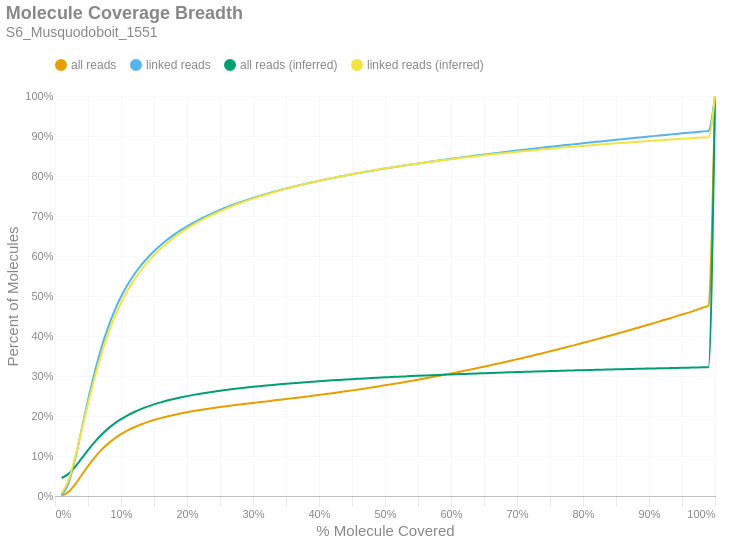

Source (notebook cell):
### Markdown cell above
### Molecule Read Coverage
This chart shows molecule coverage breadth as computed by the number of bases aligned to that molecule. In other words, "*how much of each unique long molecule is actually sequenced/aligned?*" Keep in mind there is a distinction between sequences and alignments, since some sequences belonging to a particular molecule may not align well and wouldn't appear in the alignment data. This chart also shows molecule coverage breadth as computed by the *inferred fragment* from which the aligned sequences originate. Unlike read coverage, this calculation takes into account the total insert size, including unsequenced gaps between the forward and reverse reads. Like the previous figures, these are cumulative percents.

### Code cell
if SKIPLR:
    print_html(f"Skipped")
else:
    binned_df = consolidated_hist(valids['coverage_bp'], mask, 0.01, True)
    binned_df_inf = consolidated_hist(valids['coverage_inserts'], mask, 0.01, True)
    binned_df = binned_df.with_columns(pl.lit(binned_df_inf['all reads (cumsum)']).alias('all reads (inferred)'))
    binned_df = binned_df.with_columns(pl.lit(binned_df_inf['linked reads (cumsum)']).alias('linked reads (inferred)'))
    binned_df = binned_df.with_columns(
        (pl.col('bin').cast(pl.Float64) + 0.01).alias('right_edge')
    )

    with SafeRender(binned_df):
        (
            density_plot(binned_df, 'Molecule Coverage Breadth', samplename, 'molcov', ['all reads (inferred)','linked reads (inferred)'])
            .encode(
                #x=alt.X('bin:Q', title="% Molecule Covered").axis(format = '%').scale(padding=0),
                x=alt.X('right_edge:Q', title="% Molecule Covered").axis(format='%').scale(padding=0),
                y=alt.Y('value:Q', title='Percent of Molecules')
                    .axis(format='%')
                    .stack(False)
                    .scale(domainMin=0, padding=0),
                color=alt.Color("key:N").scale(domain = ["all reads", "linked reads", "all reads (inferred)", "linked reads (inferred)"]),
                tooltip = [
                    alt.Tooltip("key:N", title = "Data Type"),
                    alt.Tooltip("range_label:N", title="% Molecule Covered"),
                    alt.Tooltip("value:Q", format = ".2%", title="% Molecules")
                ]
            )
        ).display()

### Figure 1 — Vega-Lite specification as saved in the notebook (floating-point values rounded to 4 significant figures)
{"width": "container", "height": 400, "config": {"title": {"anchor": "start", "dy": -15, "fontSize": 18, "color": "#888888", "subtitleColor": "#888888", "subtitleFontSize": 14}, "arc": {"fill": "#0072B2"}, "axis": {"domainColor": "#888888", "domainWidth": 0.5, "gridWidth": 0.2, "grid": false, "titleFontWeight": 400, "titleFontSize": 15, "labelFontSize": 11, "labelColor": "#888888", "tickColor": "#888888", "tickWidth": 0.2, "titleColor": "#888888"}, "axisBand": {"grid": false}, "axisX": {"grid": true, "tickSize": 10, "domainCap": "round"}, "axisY": {"domain": false, "grid": true, "tickSize": 0, "domainCap": "round"}, "background": "transparent", "header": {"labelFontSize": 15, "labelColor": "#888888", "titleFontSize": 15, "titleFontWeight": 600, "titleColor": "#888888"}, "legend": {"labelFont": "sans-serif", "labelFontSize": 12, "labelColor": "#888888", "symbolSize": 100, "symbolType": "circle", "titleFontSize": 12, "titlePadding": 10, "titleColor": "#888888", "title": null, "orient": "top"}, "range": {"category": ["#E69F00", "#56B4E9", "#009E73", "#F0E442", "#0072B2", "#D55E00", "#CC79A7", "#000000"], "diverging": ["#cfe8f3", "#a2d4ec", "#73bfe2", "#46abdb", "#1696d2", "#12719e"]}, "area": {"fill": "#0072B2", "fillOpacity": 0.7, "line": true, "strokeOpacity": 0.7}, "line": {"color": "#0072B2", "stroke": "#0072B2", "strokeWidth": 2}, "trail": {"color": "#0072B2", "stroke": "#0072B2", "strokeWidth": 0, "size": 1}, "point": {"filled": true, "fillOpacity": 1.0, "size": 95}, "text": {"color": "#888888", "fontSize": 11, "align": "right", "fontWeight": 400, "size": 11}, "bar": {"fill": "#0072B2", "stroke": null}, "view": {"stroke": null, "continuousWidth": 660, "continuousHeight": 400}}, "data": {"name": "data-001b8e5a0faa74cc0f387b3dd7e1ca81"}, "mark": {"type": "line", "interpolate": "monotone", "point": {"opacity": 0, "size": 275}}, "encoding": {"color": {"field": "key", "scale": {"domain": ["all reads", "linked reads", "all reads (inferred)", "linked reads (inferred)"]}, "type": "nominal"}, "tooltip": [{"field": "key", "title": "Data Type", "type": "nominal"}, {"field": "range_label", "title": "% Molecule Covered", "type": "nominal"}, {"field": "value", "format": ".2%", "title": "% Molecules", "type": "quantitative"}], "x": {"axis": {"format": "%"}, "field": "right_edge", "scale": {"padding": 0}, "title": "% Molecule Covered", "type": "quantitative"}, "y": {"axis": {"format": "%"}, "field": "value", "scale": {"domainMin": 0, "padding": 0}, "stack": false, "title": "Percent of Molecules", "type": "quantitative"}}, "params": [{"name": "param_c36ac31b6afebe62", "select": {"type": "point", "fields": ["key"]}, "bind": "legend"}], "title": {"text": "Molecule Coverage Breadth", "subtitle": "S6_Musquodoboit_1551"}, "transform": [{"fold": ["all reads (cumsum)", "linked reads (cumsum)", "all reads (inferred)", "linked reads (inferred)"]}, {"calculate": "replace(datum.key, ' (cumsum)', '')", "as": "key"}, {"filter": {"param": "param_c36ac31b6afebe62"}}], "usermeta": {"embedOptions": {"downloadFileName": "S6_Musquodoboit_1551.molcov"}}, "$schema": "https://vega.github.io/schema/vega-lite/v6.1.0.json", "datasets": {"data-001b8e5a0faa74cc0f387b3dd7e1ca81": [{"bin": "0.0", "interval": "0.0-0.01", "all reads": 0.0008704, "linked reads": 0.002396, "all reads (cumsum)": 0.0008704, "linked reads (cumsum)": 0.002396, "range_label": "0.0-0.01", "all reads (inferred)": 0.04505, "linked reads (inferred)": 0.007329, "right_edge": 0.01}, {"bin": "0.01", "interval": "0.01-0.02", "all reads": 0.008908, "linked reads": 0.02798, "all reads (cumsum)": 0.009779, "linked reads (cumsum)": 0.03038, "range_label": "0.01-0.02", "all reads (inferred)": 0.05468, "linked reads (inferred)": 0.03747, "right_edge": 0.02}, {"bin": "0.02", "interval": "0.02-0.03", "all reads": 0.01839, "linked reads": 0.05894, "all reads (cumsum)": 0.02817, "linked reads (cumsum)": 0.08932, "range_label": "0.02-0.03", "all reads (inferred)": 0.07209, "linked reads (inferred)": 0.09328, "right_edge": 0.03}, {"bin": "0.03", "interval": "0.03-0.04", "all reads": 0.02311, "linked reads": 0.07457, "all reads (cumsum)": 0.05128, "linked reads (cumsum)": 0.1639, "range_label": "0.03-0.04", "all reads (inferred)": 0.09319, "linked reads (inferred)": 0.1615, "right_edge": 0.04}, {"bin": "0.04", "interval": "0.04-0.05", "all reads": 0.02333, "linked reads": 0.07547, "all reads (cumsum)": 0.07461, "linked reads (cumsum)": 0.2394, "range_label": "0.04-0.05", "all reads (inferred)": 0.1146, "linked reads (inferred)": 0.2309, "right_edge": 0.05}, {"bin": "0.05", "interval": "0.05-0.06", "all reads": 0.02139, "linked reads": 0.06925, "all reads (cumsum)": 0.09601, "linked reads (cumsum)": 0.3086, "range_label": "0.05-0.06", "all reads (inferred)": 0.1346, "linked reads (inferred)": 0.2958, "right_edge": 0.06}, {"bin": "0.06", "interval": "0.06-0.07", "all reads": 0.01865, "linked reads": 0.06039, "all reads (cumsum)": 0.1147, "linked reads (cumsum)": 0.369, "range_label": "0.06-0.07", "all reads (inferred)": 0.1524, "linked reads (inferred)": 0.3535, "right_edge": 0.07}, {"bin": "0.07", "interval": "0.07-0.08", "all reads": 0.01566, "linked reads": 0.05073, "all reads (cumsum)": 0.1303, "linked reads (cumsum)": 0.4197, "range_label": "0.07-0.08", "all reads (inferred)": 0.1678, "linked reads (inferred)": 0.4034, "right_edge": 0.08}, {"bin": "0.08", "interval": "0.08-0.09", "all reads": 0.01318, "linked reads": 0.04265, "all reads (cumsum)": 0.1435, "linked reads (cumsum)": 0.4624, "range_label": "0.08-0.09", "all reads (inferred)": 0.181, "linked reads (inferred)": 0.4463, "right_edge": 0.09}, {"bin": "0.09", "interval": "0.09-0.1", "all reads": 0.01105, "linked reads": 0.03571, "all reads (cumsum)": 0.1546, "linked reads (cumsum)": 0.4981, "range_label": "0.09-0.1", "all reads (inferred)": 0.1922, "linked reads (inferred)": 0.4825, "right_edge": 0.1}, {"bin": "0.1", "interval": "0.1-0.11", "all reads": 0.009274, "linked reads": 0.02991, "all reads (cumsum)": 0.1638, "linked reads (cumsum)": 0.528, "range_label": "0.1-0.11", "all reads (inferred)": 0.2018, "linked reads (inferred)": 0.5135, "right_edge": 0.11}, {"bin": "0.11", "interval": "0.11-0.12", "all reads": 0.007994, "linked reads": 0.02576, "all reads (cumsum)": 0.1718, "linked reads (cumsum)": 0.5538, "range_label": "0.11-0.12", "all reads (inferred)": 0.21, "linked reads (inferred)": 0.5403, "right_edge": 0.12}, {"bin": "0.12", "interval": "0.12-0.13", "all reads": 0.006834, "linked reads": 0.02201, "all reads (cumsum)": 0.1787, "linked reads (cumsum)": 0.5758, "range_label": "0.12-0.13", "all reads (inferred)": 0.2173, "linked reads (inferred)": 0.5637, "right_edge": 0.13}, {"bin": "0.13", "interval": "0.13-0.14", "all reads": 0.005996, "linked reads": 0.01929, "all reads (cumsum)": 0.1847, "linked reads (cumsum)": 0.5951, "range_label": "0.13-0.14", "all reads (inferred)": 0.2236, "linked reads (inferred)": 0.5842, "right_edge": 0.14}, {"bin": "0.14", "interval": "0.14-0.15", "all reads": 0.005289, "linked reads": 0.01701, "all reads (cumsum)": 0.1899, "linked reads (cumsum)": 0.6121, "range_label": "0.14-0.15", "all reads (inferred)": 0.2292, "linked reads (inferred)": 0.6022, "right_edge": 0.15}, {"bin": "0.15", "interval": "0.15-0.16", "all reads": 0.004686, "linked reads": 0.015, "all reads (cumsum)": 0.1946, "linked reads (cumsum)": 0.6271, "range_label": "0.15-0.16", "all reads (inferred)": 0.2341, "linked reads (inferred)": 0.6182, "right_edge": 0.16}, {"bin": "0.16", "interval": "0.16-0.17", "all reads": 0.004234, "linked reads": 0.01355, "all reads (cumsum)": 0.1989, "linked reads (cumsum)": 0.6406, "range_label": "0.16-0.17", "all reads (inferred)": 0.2386, "linked reads (inferred)": 0.6327, "right_edge": 0.17}, {"bin": "0.17", "interval": "0.17-0.18", "all reads": 0.0038, "linked reads": 0.01212, "all reads (cumsum)": 0.2027, "linked reads (cumsum)": 0.6527, "range_label": "0.17-0.18", "all reads (inferred)": 0.2427, "linked reads (inferred)": 0.6458, "right_edge": 0.18}, {"bin": "0.18", "interval": "0.18-0.19", "all reads": 0.003519, "linked reads": 0.0112, "all reads (cumsum)": 0.2062, "linked reads (cumsum)": 0.6639, "range_label": "0.18-0.19", "all reads (inferred)": 0.2463, "linked reads (inferred)": 0.6577, "right_edge": 0.19}, {"bin": "0.19", "interval": "0.19-0.2", "all reads": 0.003225, "linked reads": 0.01021, "all reads (cumsum)": 0.2094, "linked reads (cumsum)": 0.6742, "range_label": "0.19-0.2", "all reads (inferred)": 0.2497, "linked reads (inferred)": 0.6686, "right_edge": 0.2}, {"bin": "0.2", "interval": "0.2-0.21", "all reads": 0.002969, "linked reads": 0.009372, "all reads (cumsum)": 0.2124, "linked reads (cumsum)": 0.6835, "range_label": "0.2-0.21", "all reads (inferred)": 0.2528, "linked reads (inferred)": 0.6786, "right_edge": 0.21}, {"bin": "0.21", "interval": "0.21-0.22", "all reads": 0.002785, "linked reads": 0.008754, "all reads (cumsum)": 0.2152, "linked reads (cumsum)": 0.6923, "range_label": "0.21-0.22", "all reads (inferred)": 0.2557, "linked reads (inferred)": 0.6879, "right_edge": 0.22}, {"bin": "0.22", "interval": "0.22-0.23", "all reads": 0.002585, "linked reads": 0.008093, "all reads (cumsum)": 0.2177, "linked reads (cumsum)": 0.7004, "range_label": "0.22-0.23", "all reads (inferred)": 0.2583, "linked reads (inferred)": 0.6963, "right_edge": 0.23}, {"bin": "0.23", "interval": "0.23-0.24", "all reads": 0.002447, "linked reads": 0.007597, "all reads (cumsum)": 0.2202, "linked reads (cumsum)": 0.708, "range_label": "0.23-0.24", "all reads (inferred)": 0.2608, "linked reads (inferred)": 0.7044, "right_edge": 0.24}, {"bin": "0.24", "interval": "0.24-0.25", "all reads": 0.00229, "linked reads": 0.007073, "all reads (cumsum)": 0.2225, "linked reads (cumsum)": 0.715, "range_label": "0.24-0.25", "all reads (inferred)": 0.2632, "linked reads (inferred)": 0.712, "right_edge": 0.25}, {"bin": "0.25", "interval": "0.25-0.26", "all reads": 0.002182, "linked reads": 0.006699, "all reads (cumsum)": 0.2247, "linked reads (cumsum)": 0.7217, "range_label": "0.25-0.26", "all reads (inferred)": 0.2653, "linked reads (inferred)": 0.7188, "right_edge": 0.26}, {"bin": "0.26", "interval": "0.26-0.27", "all reads": 0.002088, "linked reads": 0.006321, "all reads (cumsum)": 0.2268, "linked reads (cumsum)": 0.7281, "range_label": "0.26-0.27", "all reads (inferred)": 0.2674, "linked reads (inferred)": 0.7255, "right_edge": 0.27}, {"bin": "0.27", "interval": "0.27-0.28", "all reads": 0.002025, "linked reads": 0.006037, "all reads (cumsum)": 0.2288, "linked reads (cumsum)": 0.7341, "range_label": "0.27-0.28", "all reads (inferred)": 0.2694, "linked reads (inferred)": 0.7318, "right_edge": 0.28}, {"bin": "0.28", "interval": "0.28-0.29", "all reads": 0.001963, "linked reads": 0.005646, "all reads (cumsum)": 0.2307, "linked reads (cumsum)": 0.7397, "range_label": "0.28-0.29", "all reads (inferred)": 0.2712, "linked reads (inferred)": 0.7377, "right_edge": 0.29}, {"bin": "0.29", "interval": "0.29-0.3", "all reads": 0.001942, "linked reads": 0.005367, "all reads (cumsum)": 0.2327, "linked reads (cumsum)": 0.7451, "range_label": "0.29-0.3", "all reads (inferred)": 0.273, "linked reads (inferred)": 0.7434, "right_edge": 0.3}, {"bin": "0.3", "interval": "0.3-0.31", "all reads": 0.001918, "linked reads": 0.005101, "all reads (cumsum)": 0.2346, "linked reads (cumsum)": 0.7502, "range_label": "0.3-0.31", "all reads (inferred)": 0.2747, "linked reads (inferred)": 0.7488, "right_edge": 0.31}, {"bin": "0.31", "interval": "0.31-0.32", "all reads": 0.001925, "linked reads": 0.004903, "all reads (cumsum)": 0.2365, "linked reads (cumsum)": 0.7551, "range_label": "0.31-0.32", "all reads (inferred)": 0.2763, "linked reads (inferred)": 0.7539, "right_edge": 0.32}, {"bin": "0.32", "interval": "0.32-0.33", "all reads": 0.00194, "linked reads": 0.00468, "all reads (cumsum)": 0.2385, "linked reads (cumsum)": 0.7598, "range_label": "0.32-0.33", "all reads (inferred)": 0.2778, "linked reads (inferred)": 0.7588, "right_edge": 0.33}, {"bin": "0.33", "interval": "0.33-0.34", "all reads": 0.001939, "linked reads": 0.00451, "all reads (cumsum)": 0.2404, "linked reads (cumsum)": 0.7643, "range_label": "0.33-0.34", "all reads (inferred)": 0.2793, "linked reads (inferred)": 0.7635, "right_edge": 0.34}, {"bin": "0.34", "interval": "0.34-0.35", "all reads": 0.001949, "linked reads": 0.004298, "all reads (cumsum)": 0.2424, "linked reads (cumsum)": 0.7686, "range_label": "0.34-0.35", "all reads (inferred)": 0.2807, "linked reads (inferred)": 0.768, "right_edge": 0.35}, {"bin": "0.35", "interval": "0.35-0.36", "all reads": 0.001992, "linked reads": 0.004158, "all reads (cumsum)": 0.2443, "linked reads (cumsum)": 0.7728, "range_label": "0.35-0.36", "all reads (inferred)": 0.282, "linked reads (inferred)": 0.7723, "right_edge": 0.36}, {"bin": "0.36", "interval": "0.36-0.37", "all reads": 0.002015, "linked reads": 0.003928, "all reads (cumsum)": 0.2464, "linked reads (cumsum)": 0.7767, "range_label": "0.36-0.37", "all reads (inferred)": 0.2833, "linked reads (inferred)": 0.7765, "right_edge": 0.37}, {"bin": "0.37", "interval": "0.37-0.38", "all reads": 0.002038, "linked reads": 0.003788, "all reads (cumsum)": 0.2484, "linked reads (cumsum)": 0.7805, "range_label": "0.37-0.38", "all reads (inferred)": 0.2845, "linked reads (inferred)": 0.7804, "right_edge": 0.38}, {"bin": "0.38", "interval": "0.38-0.39", "all reads": 0.002088, "linked reads": 0.00371, "all reads (cumsum)": 0.2505, "linked reads (cumsum)": 0.7842, "range_label": "0.38-0.39", "all reads (inferred)": 0.2857, "linked reads (inferred)": 0.7842, "right_edge": 0.39}, {"bin": "0.39", "interval": "0.39-0.4", "all reads": 0.002162, "linked reads": 0.003603, "all reads (cumsum)": 0.2526, "linked reads (cumsum)": 0.7878, "range_label": "0.39-0.4", "all reads (inferred)": 0.2869, "linked reads (inferred)": 0.788, "right_edge": 0.4}, {"bin": "0.4", "interval": "0.4-0.41", "all reads": 0.002152, "linked reads": 0.003418, "all reads (cumsum)": 0.2548, "linked reads (cumsum)": 0.7912, "range_label": "0.4-0.41", "all reads (inferred)": 0.288, "linked reads (inferred)": 0.7915, "right_edge": 0.41}, {"bin": "0.41", "interval": "0.41-0.42", "all reads": 0.002259, "linked reads": 0.003443, "all reads (cumsum)": 0.2571, "linked reads (cumsum)": 0.7947, "range_label": "0.41-0.42", "all reads (inferred)": 0.2891, "linked reads (inferred)": 0.7949, "right_edge": 0.42}, {"bin": "0.42", "interval": "0.42-0.43", "all reads": 0.002263, "linked reads": 0.003289, "all reads (cumsum)": 0.2593, "linked reads (cumsum)": 0.7979, "range_label": "0.42-0.43", "all reads (inferred)": 0.2901, "linked reads (inferred)": 0.7983, "right_edge": 0.43}, {"bin": "0.43", "interval": "0.43-0.44", "all reads": 0.002333, "linked reads": 0.003222, "all reads (cumsum)": 0.2617, "linked reads (cumsum)": 0.8012, "range_label": "0.43-0.44", "all reads (inferred)": 0.2911, "linked reads (inferred)": 0.8015, "right_edge": 0.44}, {"bin": "0.44", "interval": "0.44-0.45", "all reads": 0.00239, "linked reads": 0.003116, "all reads (cumsum)": 0.264, "linked reads (cumsum)": 0.8043, "range_label": "0.44-0.45", "all reads (inferred)": 0.2921, "linked reads (inferred)": 0.8046, "right_edge": 0.45}, {"bin": "0.45", "interval": "0.45-0.46", "all reads": 0.002432, "linked reads": 0.00303, "all reads (cumsum)": 0.2665, "linked reads (cumsum)": 0.8073, "range_label": "0.45-0.46", "all reads (inferred)": 0.2931, "linked reads (inferred)": 0.8076, "right_edge": 0.46}, {"bin": "0.46", "interval": "0.46-0.47", "all reads": 0.002481, "linked reads": 0.002946, "all reads (cumsum)": 0.269, "linked reads (cumsum)": 0.8103, "range_label": "0.46-0.47", "all reads (inferred)": 0.294, "linked reads (inferred)": 0.8106, "right_edge": 0.47}, {"bin": "0.47", "interval": "0.47-0.48", "all reads": 0.002551, "linked reads": 0.002894, "all reads (cumsum)": 0.2715, "linked reads (cumsum)": 0.8132, "range_label": "0.47-0.48", "all reads (inferred)": 0.2949, "linked reads (inferred)": 0.8135, "right_edge": 0.48}, {"bin": "0.48", "interval": "0.48-0.49", "all reads": 0.002498, "linked reads": 0.002784, "all reads (cumsum)": 0.274, "linked reads (cumsum)": 0.8159, "range_label": "0.48-0.49", "all reads (inferred)": 0.2958, "linked reads (inferred)": 0.8162, "right_edge": 0.49}, {"bin": "0.49", "interval": "0.49-0.5", "all reads": 0.002795, "linked reads": 0.002789, "all reads (cumsum)": 0.2768, "linked reads (cumsum)": 0.8187, "range_label": "0.49-0.5", "all reads (inferred)": 0.2967, "linked reads (inferred)": 0.819, "right_edge": 0.5}, {"bin": "0.5", "interval": "0.5-0.51", "all reads": 0.002497, "linked reads": 0.00253, "all reads (cumsum)": 0.2793, "linked reads (cumsum)": 0.8213, "range_label": "0.5-0.51", "all reads (inferred)": 0.2975, "linked reads (inferred)": 0.8215, "right_edge": 0.51}, {"bin": "0.51", "interval": "0.51-0.52", "all reads": 0.002837, "linked reads": 0.002627, "all reads (cumsum)": 0.2821, "linked reads (cumsum)": 0.8239, "range_label": "0.51-0.52", "all reads (inferred)": 0.2983, "linked reads (inferred)": 0.8241, "right_edge": 0.52}, {"bin": "0.52", "interval": "0.52-0.53", "all reads": 0.002762, "linked reads": 0.002529, "all reads (cumsum)": 0.2849, "linked reads (cumsum)": 0.8264, "range_label": "0.52-0.53", "all reads (inferred)": 0.299, "linked reads (inferred)": 0.8265, "right_edge": 0.53}, {"bin": "0.53", "interval": "0.53-0.54", "all reads": 0.002891, "linked reads": 0.002495, "all reads (cumsum)": 0.2878, "linked reads (cumsum)": 0.8289, "range_label": "0.53-0.54", "all reads (inferred)": 0.2998, "linked reads (inferred)": 0.8289, "right_edge": 0.54}, {"bin": "0.54", "interval": "0.54-0.55", "all reads": 0.002897, "linked reads": 0.002468, "all reads (cumsum)": 0.2907, "linked reads (cumsum)": 0.8314, "range_label": "0.54-0.55", "all reads (inferred)": 0.3005, "linked reads (inferred)": 0.8312, "right_edge": 0.55}, {"bin": "0.55", "interval": "0.55-0.56", "all reads": 0.003019, "linked reads": 0.002406, "all reads (cumsum)": 0.2937, "linked reads (cumsum)": 0.8338, "range_label": "0.55-0.56", "all reads (inferred)": 0.3013, "linked reads (inferred)": 0.8335, "right_edge": 0.56}, {"bin": "0.56", "interval": "0.56-0.57", "all reads": 0.003076, "linked reads": 0.002387, "all reads (cumsum)": 0.2968, "linked reads (cumsum)": 0.8362, "range_label": "0.56-0.57", "all reads (inferred)": 0.302, "linked reads (inferred)": 0.8357, "right_edge": 0.57}, {"bin": "0.57", "interval": "0.57-0.58", "all reads": 0.003045, "linked reads": 0.002275, "all reads (cumsum)": 0.2998, "linked reads (cumsum)": 0.8384, "range_label": "0.57-0.58", "all reads (inferred)": 0.3027, "linked reads (inferred)": 0.8379, "right_edge": 0.58}, {"bin": "0.58", "interval": "0.58-0.59", "all reads": 0.003173, "linked reads": 0.002281, "all reads (cumsum)": 0.303, "linked reads (cumsum)": 0.8407, "range_label": "0.58-0.59", "all reads (inferred)": 0.3033, "linked reads (inferred)": 0.84, "right_edge": 0.59}, {"bin": "0.59", "interval": "0.59-0.6", "all reads": 0.003318, "linked reads": 0.002327, "all reads (cumsum)": 0.3063, "linked reads (cumsum)": 0.8431, "range_label": "0.59-0.6", "all reads (inferred)": 0.304, "linked reads (inferred)": 0.8421, "right_edge": 0.6}, {"bin": "0.6", "interval": "0.6-0.61", "all reads": 0.003191, "linked reads": 0.002165, "all reads (cumsum)": 0.3095, "linked reads (cumsum)": 0.8452, "range_label": "0.6-0.61", "all reads (inferred)": 0.3046, "linked reads (inferred)": 0.8441, "right_edge": 0.61}, {"bin": "0.61", "interval": "0.61-0.62", "all reads": 0.003389, "linked reads": 0.002162, "all reads (cumsum)": 0.3129, "linked reads (cumsum)": 0.8474, "range_label": "0.61-0.62", "all reads (inferred)": 0.3053, "linked reads (inferred)": 0.8461, "right_edge": 0.62}, {"bin": "0.62", "interval": "0.62-0.63", "all reads": 0.003374, "linked reads": 0.002092, "all reads (cumsum)": 0.3163, "linked reads (cumsum)": 0.8495, "range_label": "0.62-0.63", "all reads (inferred)": 0.3059, "linked reads (inferred)": 0.8481, "right_edge": 0.63}, {"bin": "0.63", "interval": "0.63-0.64", "all reads": 0.003518, "linked reads": 0.002183, "all reads (cumsum)": 0.3198, "linked reads (cumsum)": 0.8517, "range_label": "0.63-0.64", "all reads (inferred)": 0.3065, "linked reads (inferred)": 0.8499, "right_edge": 0.64}, {"bin": "0.64", "interval": "0.64-0.65", "all reads": 0.00347, "linked reads": 0.001998, "all reads (cumsum)": 0.3233, "linked reads (cumsum)": 0.8537, "range_label": "0.64-0.65", "all reads (inferred)": 0.3071, "linked reads (inferred)": 0.8517, "right_edge": 0.65}, {"bin": "0.65", "interval": "0.65-0.66", "all reads": 0.003678, "linked reads": 0.00209, "all reads (cumsum)": 0.3269, "linked reads (cumsum)": 0.8557, "range_label": "0.65-0.66", "all reads (inferred)": 0.3076, "linked reads (inferred)": 0.8536, "right_edge": 0.66}, {"bin": "0.66", "interval": "0.66-0.67", "all reads": 0.003555, "linked reads": 0.001985, "all reads (cumsum)": 0.3305, "linked reads (cumsum)": 0.8577, "range_label": "0.66-0.67", "all reads (inferred)": 0.3082, "linked reads (inferred)": 0.8553, "right_edge": 0.67}, {"bin": "0.67", "interval": "0.67-0.68", "all reads": 0.003708, "linked reads": 0.001973, "all reads (cumsum)": 0.3342, "linked reads (cumsum)": 0.8597, "range_label": "0.67-0.68", "all reads (inferred)": 0.3088, "linked reads (inferred)": 0.857, "right_edge": 0.68}, {"bin": "0.68", "interval": "0.68-0.69", "all reads": 0.003678, "linked reads": 0.001921, "all reads (cumsum)": 0.3379, "linked reads (cumsum)": 0.8616, "range_label": "0.68-0.69", "all reads (inferred)": 0.3093, "linked reads (inferred)": 0.8587, "right_edge": 0.69}, {"bin": "0.69", "interval": "0.69-0.7", "all reads": 0.003883, "linked reads": 0.001912, "all reads (cumsum)": 0.3418, "linked reads (cumsum)": 0.8635, "range_label": "0.69-0.7", "all reads (inferred)": 0.3098, "linked reads (inferred)": 0.8604, "right_edge": 0.7}, {"bin": "0.7", "interval": "0.7-0.71", "all reads": 0.003845, "linked reads": 0.001948, "all reads (cumsum)": 0.3456, "linked reads (cumsum)": 0.8655, "range_label": "0.7-0.71", "all reads (inferred)": 0.3104, "linked reads (inferred)": 0.862, "right_edge": 0.71}, {"bin": "0.71", "interval": "0.71-0.72", "all reads": 0.00386, "linked reads": 0.001862, "all reads (cumsum)": 0.3495, "linked reads (cumsum)": 0.8673, "range_label": "0.71-0.72", "all reads (inferred)": 0.3109, "linked reads (inferred)": 0.8636, "right_edge": 0.72}, {"bin": "0.72", "interval": "0.72-0.73", "all reads": 0.004063, "linked reads": 0.00191, "all reads (cumsum)": 0.3535, "linked reads (cumsum)": 0.8693, "range_label": "0.72-0.73", "all reads (inferred)": 0.3113, "linked reads (inferred)": 0.8651, "right_edge": 0.73}, {"bin": "0.73", "interval": "0.73-0.74", "all reads": 0.003996, "linked reads": 0.001864, "all reads (cumsum)": 0.3575, "linked reads (cumsum)": 0.8711, "range_label": "0.73-0.74", "all reads (inferred)": 0.3118, "linked reads (inferred)": 0.8666, "right_edge": 0.74}, {"bin": "0.74", "interval": "0.74-0.75", "all reads": 0.004237, "linked reads": 0.001891, "all reads (cumsum)": 0.3618, "linked reads (cumsum)": 0.873, "range_label": "0.74-0.75", "all reads (inferred)": 0.3123, "linked reads (inferred)": 0.8682, "right_edge": 0.75}, {"bin": "0.75", "interval": "0.75-0.76", "all reads": 0.003996, "linked reads": 0.001745, "all reads (cumsum)": 0.3658, "linked reads (cumsum)": 0.8748, "range_label": "0.75-0.76", "all reads (inferred)": 0.3128, "linked reads (inferred)": 0.8696, "right_edge": 0.76}, {"bin": "0.76", "interval": "0.76-0.77", "all reads": 0.004197, "linked reads": 0.001844, "all reads (cumsum)": 0.37, "linked reads (cumsum)": 0.8766, "range_label": "0.76-0.77", "all reads (inferred)": 0.3133, "linked reads (inferred)": 0.8711, "right_edge": 0.77}, {"bin": "0.77", "interval": "0.77-0.78", "all reads": 0.004207, "linked reads": 0.001777, "all reads (cumsum)": 0.3742, "linked reads (cumsum)": 0.8784, "range_label": "0.77-0.78", "all reads (inferred)": 0.3137, "linked reads (inferred)": 0.8725, "right_edge": 0.78}, {"bin": "0.78", "interval": "0.78-0.79", "all reads": 0.004244, "linked reads": 0.001766, "all reads (cumsum)": 0.3784, "linked reads (cumsum)": 0.8801, "range_label": "0.78-0.79", "all reads (inferred)": 0.3142, "linked reads (inferred)": 0.8739, "right_edge": 0.79}, {"bin": "0.79", "interval": "0.79-0.8", "all reads": 0.004512, "linked reads": 0.00182, "all reads (cumsum)": 0.3829, "linked reads (cumsum)": 0.882, "range_label": "0.79-0.8", "all reads (inferred)": 0.3146, "linked reads (inferred)": 0.8752, "right_edge": 0.8}, {"bin": "0.8", "interval": "0.8-0.81", "all reads": 0.004224, "linked reads": 0.001657, "all reads (cumsum)": 0.3871, "linked reads (cumsum)": 0.8836, "range_label": "0.8-0.81", "all reads (inferred)": 0.315, "linked reads (inferred)": 0.8765, "right_edge": 0.81}, {"bin": "0.81", "interval": "0.81-0.82", "all reads": 0.004437, "linked reads": 0.001743, "all reads (cumsum)": 0.3916, "linked reads (cumsum)": 0.8854, "range_label": "0.81-0.82", "all reads (inferred)": 0.3154, "linked reads (inferred)": 0.8778, "right_edge": 0.82}, {"bin": "0.82", "interval": "0.82-0.83", "all reads": 0.004491, "linked reads": 0.001689, "all reads (cumsum)": 0.3961, "linked reads (cumsum)": 0.887, "range_label": "0.82-0.83", "all reads (inferred)": 0.3159, "linked reads (inferred)": 0.8791, "right_edge": 0.83}, {"bin": "0.83", "interval": "0.83-0.84", "all reads": 0.004504, "linked reads": 0.001692, "all reads (cumsum)": 0.4006, "linked reads (cumsum)": 0.8887, "range_label": "0.83-0.84", "all reads (inferred)": 0.3163, "linked reads (inferred)": 0.8804, "right_edge": 0.84}, {"bin": "0.84", "interval": "0.84-0.85", "all reads": 0.004543, "linked reads": 0.001714, "all reads (cumsum)": 0.4051, "linked reads (cumsum)": 0.8905, "range_label": "0.84-0.85", "all reads (inferred)": 0.3167, "linked reads (inferred)": 0.8816, "right_edge": 0.85}, {"bin": "0.85", "interval": "0.85-0.86", "all reads": 0.004625, "linked reads": 0.001677, "all reads (cumsum)": 0.4097, "linked reads (cumsum)": 0.8921, "range_label": "0.85-0.86", "all reads (inferred)": 0.3171, "linked reads (inferred)": 0.8828, "right_edge": 0.86}, {"bin": "0.86", "interval": "0.86-0.87", "all reads": 0.004612, "linked reads": 0.001663, "all reads (cumsum)": 0.4144, "linked reads (cumsum)": 0.8938, "range_label": "0.86-0.87", "all reads (inferred)": 0.3175, "linked reads (inferred)": 0.884, "right_edge": 0.87}, {"bin": "0.87", "interval": "0.87-0.88", "all reads": 0.004825, "linked reads": 0.001672, "all reads (cumsum)": 0.4192, "linked reads (cumsum)": 0.8955, "range_label": "0.87-0.88", "all reads (inferred)": 0.3178, "linked reads (inferred)": 0.8852, "right_edge": 0.88}, {"bin": "0.88", "interval": "0.88-0.89", "all reads": 0.004731, "linked reads": 0.001647, "all reads (cumsum)": 0.4239, "linked reads (cumsum)": 0.8971, "range_label": "0.88-0.89", "all reads (inferred)": 0.3182, "linked reads (inferred)": 0.8863, "right_edge": 0.89}, {"bin": "0.89", "interval": "0.89-0.9", "all reads": 0.004895, "linked reads": 0.001666, "all reads (cumsum)": 0.4288, "linked reads (cumsum)": 0.8988, "range_label": "0.89-0.9", "all reads (inferred)": 0.3186, "linked reads (inferred)": 0.8874, "right_edge": 0.9}, {"bin": "0.9", "interval": "0.9-0.91", "all reads": 0.004647, "linked reads": 0.001538, "all reads (cumsum)": 0.4335, "linked reads (cumsum)": 0.9003, "range_label": "0.9-0.91", "all reads (inferred)": 0.3189, "linked reads (inferred)": 0.8885, "right_edge": 0.91}, {"bin": "0.91", "interval": "0.91-0.92", "all reads": 0.005292, "linked reads": 0.001582, "all reads (cumsum)": 0.4387, "linked reads (cumsum)": 0.9019, "range_label": "0.91-0.92", "all reads (inferred)": 0.3193, "linked reads (inferred)": 0.8896, "right_edge": 0.92}, {"bin": "0.92", "interval": "0.92-0.93", "all reads": 0.004571, "linked reads": 0.001551, "all reads (cumsum)": 0.4433, "linked reads (cumsum)": 0.9035, "range_label": "0.92-0.93", "all reads (inferred)": 0.3197, "linked reads (inferred)": 0.8907, "right_edge": 0.93}, {"bin": "0.93", "interval": "0.93-0.94", "all reads": 0.005014, "linked reads": 0.001534, "all reads (cumsum)": 0.4483, "linked reads (cumsum)": 0.905, "range_label": "0.93-0.94", "all reads (inferred)": 0.3201, "linked reads (inferred)": 0.8918, "right_edge": 0.94}, {"bin": "0.94", "interval": "0.94-0.95", "all reads": 0.005499, "linked reads": 0.001607, "all reads (cumsum)": 0.4538, "linked reads (cumsum)": 0.9066, "range_label": "0.94-0.95", "all reads (inferred)": 0.3204, "linked reads (inferred)": 0.8929, "right_edge": 0.95}, {"bin": "0.95", "interval": "0.95-0.96", "all reads": 0.00469, "linked reads": 0.001549, "all reads (cumsum)": 0.4585, "linked reads (cumsum)": 0.9081, "range_label": "0.95-0.96", "all reads (inferred)": 0.3208, "linked reads (inferred)": 0.894, "right_edge": 0.96}, {"bin": "0.96", "interval": "0.96-0.97", "all reads": 0.005475, "linked reads": 0.0015, "all reads (cumsum)": 0.464, "linked reads (cumsum)": 0.9096, "range_label": "0.96-0.97", "all reads (inferred)": 0.3212, "linked reads (inferred)": 0.8951, "right_edge": 0.97}, {"bin": "0.97", "interval": "0.97-0.98", "all reads": 0.006026, "linked reads": 0.001521, "all reads (cumsum)": 0.47, "linked reads (cumsum)": 0.9112, "range_label": "0.97-0.98", "all reads (inferred)": 0.3216, "linked reads (inferred)": 0.8962, "right_edge": 0.98}, {"bin": "0.98", "interval": "0.98-0.99", "all reads": 0.005565, "linked reads": 0.001551, "all reads (cumsum)": 0.4756, "linked reads (cumsum)": 0.9127, "range_label": "0.98-0.99", "all reads (inferred)": 0.322, "linked reads (inferred)": 0.8968, "right_edge": 0.99}, {"bin": "0.99", "interval": "0.99-1.0", "all reads": 0.5244, "linked reads": 0.08729, "all reads (cumsum)": 1.0, "linked reads (cumsum)": 1.0, "range_label": "0.99-1.0", "all reads (inferred)": 1.0, "linked reads (inferred)": 1.0, "right_edge": 1.0}]}}
